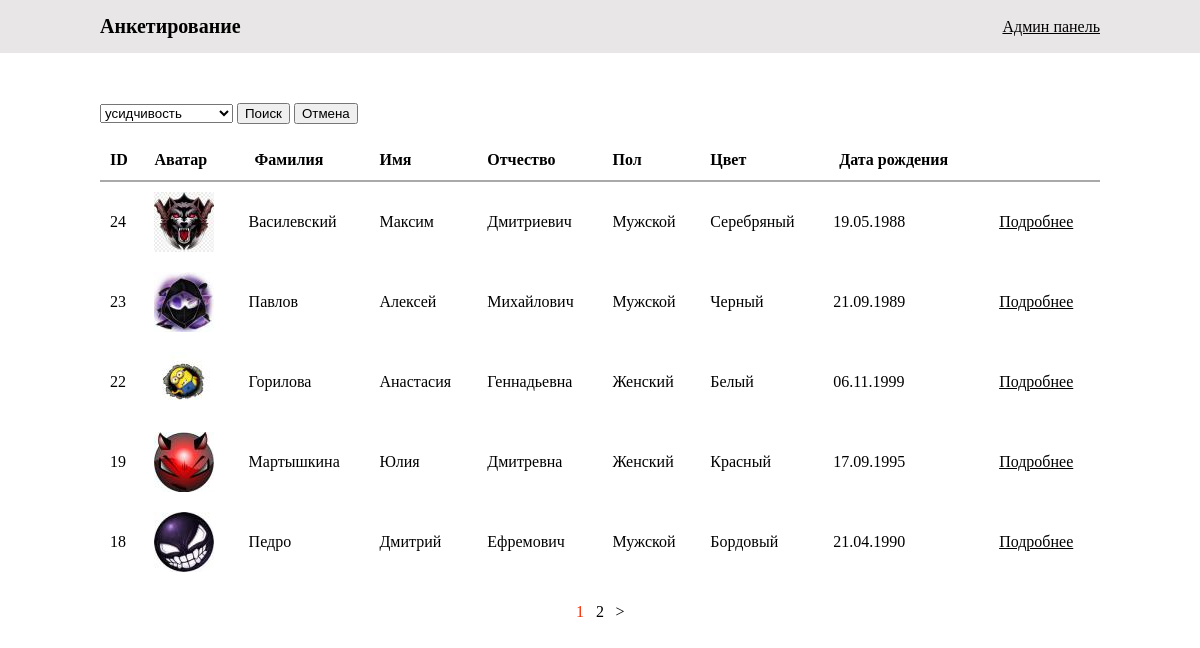
The app's page /admin (signed in) with its own data.
### tables this page shows
CREATE TABLE `axi_questionnaires` (
  `id` bigint(20) NOT NULL,
  `gender` varchar(50) NOT NULL,
  `surname` varchar(50) NOT NULL,
  `name` varchar(50) DEFAULT NULL,
  `middle` varchar(50) DEFAULT NULL,
  `color` varchar(50) DEFAULT NULL,
  `personal_qualities` text,
  `skills` longtext,
  `avatar` varchar(100) DEFAULT NULL,
  `photo` longtext,
  `data_birth` timestamp NOT NULL,
  `date` timestamp NOT NULL DEFAULT CURRENT_TIMESTAMP ON UPDATE CURRENT_TIMESTAMP
);

### index.php (called while the page is built, shortened)
<?php
include_once $_SERVER['DOCUMENT_ROOT'] . '/app/App.php';
include_once $_SERVER['DOCUMENT_ROOT'] . '/app/Db.php';
include_once $_SERVER['DOCUMENT_ROOT'] . '/app/Navigation.php';
include_once $_SERVER['DOCUMENT_ROOT'] . '/template/' . (new Route())->file;

### app/Db.php (called while the page is built, shortened)
<?php
class Db
{
    private $mysqli;
    private $config = array(
        "host" => "localhost",
        "username" => "root",
        "password" => "root",
        "dbname" => "axi-test"
    );
    private $select = [];
    public function __construct() {
        try{
            $this->mysqli = new mysqli($this->config['host'], $this->config['username'], $this->config['password'], $this->config['dbname']);
        } catch (Exception $e){
            echo $e->getMessage();
            exit;
        }
    }
    public function select($table, $where = [])
    {
        $this->select['table'] = $table;
        return $this;
    }
    public function sort($key = '', $method = '')
    {
        $this->select['sort'] = [
            'key' => $key,
            'method' => $method
        ];
        return $this;
    }
    public function limit($num)
    {
        $this->select['limit'] = $num;
        return $this;
    }
    public function offset($num)
    {
        $this->select['offset'] = $num;
        return $this;
    }
    public function result($n = -1)
    {
        $result_mysqli = $this->sql();
        $result = array();
        if($result_mysqli->num_rows != 0){
            while($row = $result_mysqli->fetch_assoc()){
                $element = [];
                foreach ($row as $key => $val){
                    if(((is_string($val) && (is_object(json_decode($val)) || is_array(json_decode($val)))))){
                        $element[$key] = json_decode($val);
                    } else {
                        $element[$key] = $val;
                    }
                }
                $result[] = $element;
            }
        }
        return ($n == -1 || $n < 0) ? $result : $result[$n];
    }
    public function sql()
    {
        $sql = [];
        $i = 0;
        $sql[$i++] = "SELECT * FROM `".$this->select['table']."`";
        if($this->select['sort']['key'] != '' && $this->select['sort']['method'] != ''){
            $sort = $this->select['sort'];
            $sql[$i++] = "ORDER BY";
            if($sort['key'] != ''){
                $sql[$i++] = "`".$sort['key']."`";
                if($sort['method'] != ''){
                    $sql[$i++] = $sort['method'];
                }
            }
        }
        if($this->select['limit'] != ''){
            $sql[$i++] = "LIMIT " . $this->select['limit'];
        }
        if($this->select['offset'] != ''){
            $sql[$i++] = "OFFSET " . $this->select['offset'];
        }
        return $this->mysqli->query(implode(" ", $sql));
    }
}

### app/App.php (called while the page is built, shortened)
<?php
class App
{
    public function filterDbDate($date)
    {
        $date = explode(" ", $date);
        $date = explode("-", $date[0]);
        return $date[2] . '.' . $date[1] . '.' . $date[0];
    }
}

### template/admin.php (the view, shortened to what this page needs)
<?php
$app = new App();
$db = new Db();
$navigation = new Navigation($db->select('axi_questionnaires', $_SESSION['filter'])->num_rows(), 5, (new Route())->params[1], '/admin');
?>
<html>
<head>
    <link rel="stylesheet" href="/css/style.css">
</head>
<body>
<?php include "include/header.php"?>
<section class="list">
    <div class="container list__container mt-50 mb-50">
        <div class="filter">
            <form action="/action/action.php" method="post">
                <select name="params[skills.json]" id="skills">
                    <?php foreach ($app->skills as $key => $val){ ?>
                        <option <?=(!empty($_SESSION['filter']['skills']) && $_SESSION['filter']['skills'] == $val) ? 'selected' : ''?> value="<?=$val?>"><?=$val?></option>
                    <?php } ?>
                </select>
                <button type="submit" name="submit" value="search">Поиск</button>
                <button type="submit" name="submit" value="close">Отмена</button>
            </form>
        </div>
        <table class="table" cellpadding="0" cellspacing="0">
            <thead>
                <tr>
                    <th>ID</th>
                    <th>Аватар</th>
                    <th>
                        <form action="/action/action.php" method="post">
                            <button type="submit" name="submit" value="sort">Фамилия</button>
                        </form>
                    </th>
                    <th>Имя</th>
                    <th>Отчество</th>
                    <th>Пол</th>
                    <th>Цвет</th>
                    <th>
                        <form action="/action/action.php" method="post">
                            <button type="submit" name="submit" value="sort">Дата рождения</button>
                        </form>
                    </th>
                    <th></th>
                </tr>
            </thead>
            <tbody>
                <?php
                $db->select('axi_questionnaires', $_SESSION['filter']);
                $db->limit($navigation->count_page);
                if(count($_SESSION['sort']) != 0){
                    $db->sort($_SESSION['sort'][0], $_SESSION['sort'][1]);
                } else {
                    $db->sort('id', 'desc');
                }
                $db->offset($navigation->start);
                foreach ($db->result() as $item){ ?>
                    <tr>
                        <td><?=$item['id']?></td>
                        <td>
                            <?php if($item['avatar'] != ''){ ?>
                                <img src="<?=$item['avatar']?>" alt="">
                            <?php } ?>
                        </td>
                        <td><?=$item['surname']?></td>
                        <td><?=$item['name']?></td>
                        <td><?=$item['middle']?></td>
                        <td><?=$item['gender']?></td>
                        <td><?=$item['color']?></td>
                        <td>
                            <?=$app->filterDbDate($item['data_birth'])?>
                        </td>
                        <td><a href="/admin/page<?=$item['id']?>">Подробнее</a></td>
                    </tr>
                <?php } ?>
            </tbody>
        </table>
        <?php $navigation->view();?>
    </div>
</section>
</body>
</html>

### template/include/header.php
<section class="header">
    <div class="container header__container">
        <div class="header__block">
            <div class="header__logo">
                <a href="/">Анкетирование</a>
            </div>
            <div class="header__auto">
                <?php if($_SESSION['user'] == 'applicant'){ ?>
                    <a href="/auth">Вход</a>
                <?php } else { ?>
                    <a href="/admin">Админ панель</a>
                <?php } ?>
            </div>
        </div>
    </div>
</section>

### app/Navigation.php (shortened to what this page needs)
<?php
class Navigation
{
    public $total;
    public $page;
    public $url;
    public function __construct($count_glob, $count_page, $page, $url)
    {
        $this->url = $url;
        $this->total = intval(($count_glob - 1) / $count_page + 1);
        $this->page = $page;
        if(empty($page)){
            $this->page = 1;
        };
    }
    public function view($prev = "<", $next = ">")
    {
        $html = '<div class="navigation">';
        $html .= '<span class="navigation__flowing">'.$this->page.'</span>';
        if($this->page + 1 <= $this->total){
            $html .= '<a class="navigation__page" href="'.$this->url.'/'. ($this->page + 1) .'">'. ($this->page + 1) .'</a>';
        }
        if($this->page != $this->total){
            $html .= '<a class="navigation__next" href="'.$this->url.'/'. ($this->page + 1) .'">'.$next.'</a>';
        }
        $html .= '</div>';
        echo $html;
    }
}

### css/component/default.css (style rules this page uses)
body { margin: 0; }
.container { max-width: 1000px; margin: 0 auto; }
.mt-50 { margin-top: 50px; }
.mb-50 { margin-bottom: 50px }
a { color: #000000; }

### css/component/header/header.css (style rules this page uses)
.header { background-color: #e8e6e6; }
.header__block { display: flex; align-items: center; justify-content: space-between; margin-left: -15px; margin-right: -15px; }
.header__logo { font-size: 20px; font-weight: 700; margin: 15px; }
.header__logo a { color: #000000; text-decoration: blink; }
.header__auto { margin: 15px; }

### css/component/table/table.css (style rules this page uses)
.table { width: 100%; }
.table th, .table td { text-align: left; padding: 10px; display: table-cell; }
.table th { border-bottom: 2px #a9a9a9 solid; }
.table form { margin-bottom: 0; }
.table [type="submit"] { border: 0; background: none; font: unset; cursor: pointer; }

### css/component/navigation/navigation.css (style rules this page uses)
.navigation { display: flex; flex-wrap: wrap; align-items: center; justify-content: center; margin-top: 20px; }
.navigation a { width: 20px; height: 20px; display: flex; align-items: center; justify-content: center; text-decoration: blink; }
.navigation__page { color: #000; }
.navigation__flowing { width: 20px; height: 20px; display: flex; align-items: center; justify-content: center; color: #f52b00; }

### records on screen
axi_questionnaires: id "24", avatar (picture), surname "Василевский", name "Максим", middle "Дмитриевич", gender "Мужской", color "Серебряный", data_birth "19.05.1988"
axi_questionnaires: id "23", avatar (picture), surname "Павлов", name "Алексей", middle "Михайлович", gender "Мужской", color "Черный", data_birth "21.09.1989"
axi_questionnaires: id "22", avatar (picture), surname "Горилова", name "Анастасия", middle "Геннадьевна", gender "Женский", color "Белый", data_birth "06.11.1999"
axi_questionnaires: id "19", avatar (picture), surname "Мартышкина", name "Юлия", middle "Дмитревна", gender "Женский", color "Красный", data_birth "17.09.1995"
axi_questionnaires: id "18", avatar (picture), surname "Педро", name "Дмитрий", middle "Ефремович", gender "Мужской", color "Бордовый", data_birth "21.04.1990"

### other values on screen
$this->page "1"
$this->page + 1 "2"
$next ">"
form field value "усидчивость"
